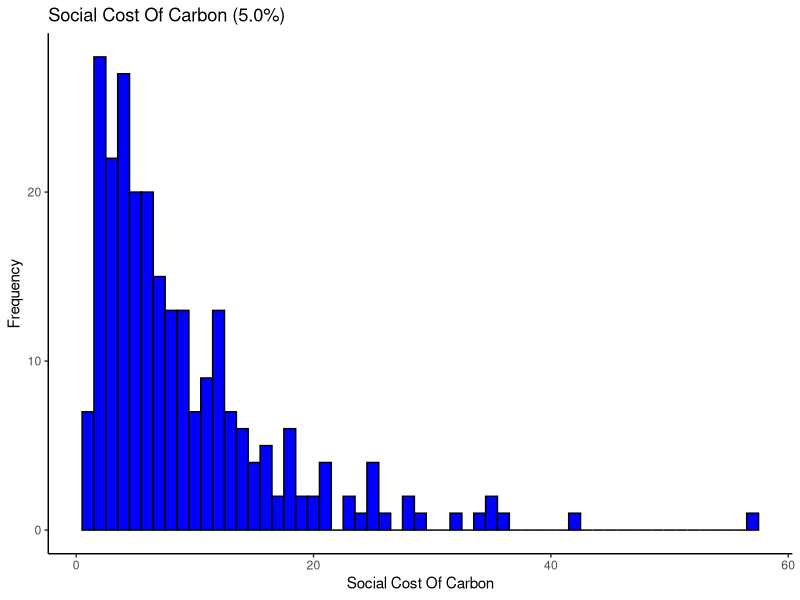
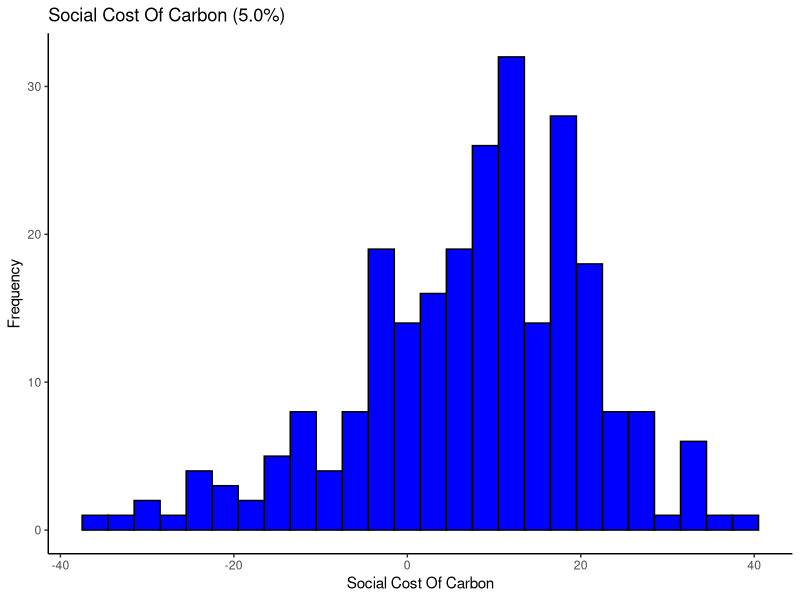

Here is the R script that generated these plots, in order: (Note: this script raises an error after producing the figures.)
## ---- chunk 1
knitr::opts_chunk$set(echo = TRUE)
## ---- chunk 2
library(tidyverse)
## ---- chunk 3
############################ START OF IAM FUNCTION ############################ 


    toy_IAM_SCC<-function(p_damage, p_climSens, p_discount) {


 
      
      
#######  Part 0a: Fixed Model parameters ###### 
    p_numSCC<-c(2)
    p_years<-c(291)

    # Fixed Economic parameters (LEAVE THIS ALONE FOR NOW)
    p_abatePct<-matrix(0,p_years) # zero abatement   
    p_abate<-c(.03)
    p_emInt_g<-c(-.005) # default at -.005
    p_enInt_g<-c(-.01) # default at -.01
    p_pop_g<-c(0.01) # default at .01   
    p_capShare<-c(.3) #default at .3
    p_capDep<-c(.1) #default at .1
    p_saving<-c(.22) #default at .22
    p_TFP_g<-c(.005)  #defult .005
    p_abateE<-c(2) #default 2
    
    # Fixed climate parameters (LEAVE THIS ALONE FOR NOW)
    p_carDecay<-400 #default 400
    p_climDelay<-c(.015) #default .015



###### Part 0b: Initial conditions (in 2010) ###### 
    

    # Economic
    ic_pop<-c(6900) # in millions
    ic_enInt<-c(5.98) # in EJ/$trill
    ic_emInt<-c(68.27) # in Mt CO2 /EJ            
    ic_K<-c(139.65) # $trill   
    ic_TFP<-c(.03)

    # Climate
    ic_preCO2<-c(275) # ppm
    ic_nowCO2<-c(380) # ppm
    ic_T<-c(0.8) # degree C above preindustrial


   # creating empty matrix
    year<-matrix(0,p_years,p_numSCC)    
    pop<-matrix(0, p_years,p_numSCC)
    enInt<-matrix(0, p_years,p_numSCC)
    emInt<-matrix(0, p_years,p_numSCC)    
    TFP<-matrix(0, p_years,p_numSCC)
    Y_gross<-matrix(0, p_years,p_numSCC)
    Y_netAbate<-matrix(0, p_years,p_numSCC)
    K<-matrix(0, p_years,p_numSCC)
    gdppc<-matrix(0, p_years,p_numSCC)
    CO2ppm<-matrix(0, p_years,p_numSCC)
    em_MtCO2<-matrix(0,p_years,p_numSCC)
    em_ppm<-matrix(0,p_years,p_numSCC)
    damageCost<-matrix(0,p_years,p_numSCC)
    Y_net<-matrix(0,p_years,p_numSCC)
    C<-matrix(0,p_years,p_numSCC)
    C_pc<-matrix(0,p_years,p_numSCC)
    Teq<-matrix(0,p_years,p_numSCC)
    T<-matrix(0,p_years,p_numSCC)
    em_SCC<-matrix(0,p_years, p_numSCC)
    abateCost<-matrix(0,p_years,p_numSCC)
    abateShare<-matrix(0,p_years,p_numSCC)
    climateShare<-matrix(0,p_years,p_numSCC)
    SCC<-matrix(0, p_numSCC)
    utility<-matrix(0,p_years,p_numSCC)
    welfare<-matrix(0,p_numSCC)
 
    
# looping over for SCC 
for (c in 1:p_numSCC) {

    # adding marginal emissions
    
    em_SCC[2,c]<-(c-1)/1e6
 
  
    ############################ Part 1a: economic model ################################## 
    ####### Part 1a: Getting exogenous changes in population, energy intensity, emissions intensity, TFP####### 

    # initializing for first period
    year[1,c]<-2010
    pop[1,c]<-ic_pop
    enInt[1,c]<-ic_enInt    
    emInt[1,c]<-ic_emInt
    TFP[1,c]<-ic_TFP

    # looping over future periods
    for (j in 2:p_years) {
      year[j,c]<-year[j-1,c]+1
      pop[j,c]=pop[j-1,c]*(1+p_pop_g)
      enInt[j,c]=enInt[j-1,c]*(1+p_enInt_g)
      emInt[j,c]=emInt[j-1,c]*(1+p_emInt_g)
      TFP[j,c]=TFP[j-1,c]*(1+p_TFP_g)
    }


    ######## Part 1b: Getting gross output, capital, emissions ############## 

    # initializing for first period
    #Part 1: Economic model w/o climate damages
    K[1,c]<-ic_K
    Y_gross[1,c]<-TFP[1,c]*K[1,c]^p_capShare*pop[1,c]^(1-p_capShare)
    abateShare[1,c]<-p_abate*p_abatePct[1]^p_abateE
    abateCost[1,c]<-abateShare[1,c]*Y_gross[1,c]
    Y_netAbate[1,c]=Y_gross[1,c]-abateCost[1,c]

    
    #Part 2: climate model
    #CO2 concentration
    CO2ppm[1,c]<-ic_nowCO2                      
    T[1,c]=ic_T

    #Part 3: Economic model with climate damages
    #climate damages
    climateShare[j,c]<-(p_damage*T[1,c]^2)/(1+p_damage*T[1,c]^2) # damage function
    damageCost[1,c]<-Y_gross[1,c]*climateShare[j,c]
    Y_net[1,c]<-Y_gross[1,c]-abateCost[1,c]-damageCost[1,c] # net of abate cost and damages output          
    C[1,c]<-Y_net[1,c]-p_saving*Y_net[1,c]
    C_pc[1,c]<-(C[1,c]/pop[1,c])*1000      
    K[1+1,c]<-(1-p_capDep)*K[1,c]+p_saving*Y_net[1,c]


    # looping over the rest of the years
    for (j in 2:p_years) {
      
      #Part 1: Economic model w/o climate damages
      
      #Economic output 
      #K[j,c]<-(1-p_capDep)*K[j-1,c]+p_saving*Y_gross[j-1,c]  
      
      
      K[j,c]<-(1-p_capDep)*K[j-1,c]+p_saving*Y_net[j-1,c]  
      Y_gross[j,c]<-TFP[j,c]*K[j,c]^p_capShare*pop[j,c]^(1-p_capShare)
      abateShare[j,c]<-p_abate*p_abatePct[j]^p_abateE
      abateCost[j,c]<-abateShare[j,c]*Y_gross[j,c]
      Y_netAbate[j,c]=Y_gross[j,c]-abateCost[j,c] 
      gdppc[j,c]=Y_netAbate[j,c]/pop[j,c]

      #emissions
      em_MtCO2[j,c]<-(pop[j,c]*gdppc[j,c]*enInt[j,c]*emInt[j,c])*(1-p_abatePct[j]) + em_SCC[j,c]
      em_ppm[j,c]<-em_MtCO2[j,c]/7810
      
      #Part 2: climate model
      
      #CO2 concentration
      CO2ppm[j,c]<-CO2ppm[j-1,c]+0.5*((em_ppm[j,c])- (CO2ppm[j-1,c]-(ic_preCO2))/(p_carDecay))                             
    
      #Radiative forcing
      rad_CO2_Wpm2<-5.35*log(CO2ppm[j,c]/ic_preCO2)

      # Converting to temperature  
      Teq[j,c]<-rad_CO2_Wpm2*(p_climSens/(5.3*log(2)))
      T[j,c]=T[j-1,c]+p_climDelay*(Teq[j,c]-T[j-1,c])

      #Part 3: Economic model with climate damages
      #climate damages
      climateShare[j,c]<-(p_damage*T[j,c]^2)/(1+p_damage*T[j,c]^2) # damage function
      damageCost[j,c]<-climateShare[j,c]*Y_gross[j,c]
      Y_net[j,c]<-Y_gross[j,c]-abateCost[j,c]-damageCost[j,c] # output net of damages          
      C[j,c]<-Y_net[j,c]-p_saving*Y_net[j,c] # consumption 
      C_pc[j,c]<-(C[j,c]/pop[j,c])*1000      
    }
 } 
 
 
###################### Part 3: calculating SCC ###################### 

#setup discount rate
disFactor<-matrix(1,p_years,1)

for(j in 2:p_years) {
    disFactor[j]<-1/(1+p_discount)^j
}

disMarDamage<-matrix(0,p_years, p_numSCC-1)

for (c in 1:p_numSCC-1) {
   disMarDamage[,c]=(damageCost[,c+1]-damageCost[,1])*1e12* disFactor[,1]
  SCC[c]=sum(disMarDamage[,c])
}
 
return(c(SCC[1,1]))
    }




############################ END OF FUNCTION ############################
## ---- chunk 4

#wrapper

p_damage = 0.009
p_climSens = 2.9
p_discount1.5 = 0.05
p_discount3.0 = 0.03
p_discount5.0 = 0.05
n = 250


p_damage_output = matrix(0,n, 1)
p_climSens_output = matrix(0,n, 1)
discount1.5_output = matrix(0,n, 1)
discount3_output = matrix(0,n, 1)
discount5_output = matrix(0,n, 1)

output = toy_IAM_SCC(p_damage, p_climSens, p_discount1.5)
output_vector = matrix(0, 250, 1)

## ---- chunk 5
output_1.5 = for(i in 1:250){
  p_climSens_output[i] = rlnorm(1, meanlog=0.95, sdlog=0.53)
  
  discount1.5_output[i] = toy_IAM_SCC(p_damage, p_climSens_output[i], 0.05)
  
}
#changed the discount rate issues with the code

mean(discount1.5_output) # = 312.3321
median(discount1.5_output) # = 283.8286
sd(discount1.5_output) # = 198.4625

#1.5%


## ---- chunk 6
 #mean = 35.75
 #median = 26.80
 #sd = 29.47
## ---- chunk 7
#mean = 10.0039
#median = 6.92559
#sd = 9.729807


## ---- chunk 8
discount = data.frame(discount1.5_output)

discount_plot = ggplot(data=discount) + 
  geom_histogram(aes(x = discount1.5_output), binwidth =1, color = "black", fill = "blue") + labs(x = "Social Cost Of Carbon", y = "Frequency", title = "Social Cost Of Carbon (5.0%)") + theme_classic()

discount_plot
## ---- chunk 9
for(i in 1:250){
  p_damage_output[i] = rnorm(1, mean=0.009, sd=0.015)
  
  discount1.5_output[i] = toy_IAM_SCC(p_damage_output[i], p_climSens, 0.05)
  
}
#1.5%
mean(discount1.5_output) # = 93.73911
median(discount1.5_output) # = 346.49
sd(discount1.5_output) # = 1003.298
## ---- chunk 10
#mean = 26.71
#median = 46.86
#sd = 97.64
## ---- chunk 11
#mean = 8.45
#median = 10.58
#sd = 14.22
## ---- chunk 12

discount_d = data.frame(discount1.5_output)

discountd_plot = ggplot(data=discount_d) + 
  geom_histogram(aes(x = discount1.5_output), binwidth=3, color = "black", fill = "blue") + labs(x = "Social Cost Of Carbon", y = "Frequency", title = "Social Cost Of Carbon (5.0%)") + theme_classic()

discountd_plot
## ---- chunk 13
############################ START OF IAM FUNCTION ############################ 


    toy_IAM_optimal<-function(p_abatePct, p_abate, p_damage, p_climSens, p_discount) {

  # expanding to 291 years      
  p_abatePct<-c(rep(p_abatePct[1], times=10),  rep(p_abatePct[2], times=10),  rep(p_abatePct[3], times=10),  rep(p_abatePct[4], times=10),  
               rep(p_abatePct[5], times=10),  rep(p_abatePct[6], times=10),  rep(p_abatePct[7], times=10),  rep(p_abatePct[8], times=10),  
               rep(p_abatePct[9], times=10),  rep(p_abatePct[10], times=201))      
      
      
#######  Part 0a: Fixed Model parameters ###### 

  p_numSCC<-c(2)
  p_years<-c(291)

    # Fixed Economic parameters (LEAVE THIS ALONE FOR NOW)
    p_emInt_g<-c(-.005) # default at -.005
    p_enInt_g<-c(-.01) # default at -.01
    p_pop_g<-c(0.01) # default at .01   
    p_capShare<-c(.3) #default at .3
    p_capDep<-c(.1) #default at .1
    p_saving<-c(.22) #default at .22
    p_TFP_g<-c(.005)  #defult .005
    p_abateE<-c(2.8) #default 2
    
    # Fixed climate parameters (LEAVE THIS ALONE FOR NOW)
    p_carDecay<-400 #default 400
    p_climDelay<-c(.015) #default .015



###### Part 0b: Initial conditions (in 2010) ###### 
    

    # Economic
    ic_pop<-c(6900) # in millions
    ic_enInt<-c(5.98) # in EJ/$trill
    ic_emInt<-c(68.27) # in Mt CO2 /EJ            
    ic_K<-c(139.65) # $trill   
    ic_TFP<-c(.03)

    # Climate
    ic_preCO2<-c(275) # ppm
    ic_nowCO2<-c(380) # ppm
    ic_T<-c(0.8) # degree C above preindustrial


   # creating empty matrix
    year<-matrix(0,p_years,p_numSCC)    
    pop<-matrix(0, p_years,p_numSCC)
    enInt<-matrix(0, p_years,p_numSCC)
    emInt<-matrix(0, p_years,p_numSCC)    
    TFP<-matrix(0, p_years,p_numSCC)
    Y_gross<-matrix(0, p_years,p_numSCC)
    Y_netAbate<-matrix(0, p_years,p_numSCC)
    K<-matrix(0, p_years,p_numSCC)
    gdppc<-matrix(0, p_years,p_numSCC)
    CO2ppm<-matrix(0, p_years,p_numSCC)
    em_MtCO2<-matrix(0,p_years,p_numSCC)
    em_ppm<-matrix(0,p_years,p_numSCC)
    damageCost<-matrix(0,p_years,p_numSCC)
    Y_net<-matrix(0,p_years,p_numSCC)
    C<-matrix(0,p_years,p_numSCC)
    C_pc<-matrix(0,p_years,p_numSCC)
    Teq<-matrix(0,p_years,p_numSCC)
    T<-matrix(0,p_years,p_numSCC)
    em_SCC<-matrix(0,p_years, p_numSCC)
    abateCost<-matrix(0,p_years,p_numSCC)
    abateShare<-matrix(0,p_years,p_numSCC)
    climateShare<-matrix(0,p_years,p_numSCC)
    SCC<-matrix(0, p_numSCC)
    utility<-matrix(0,p_years,p_numSCC)
    welfare<-matrix(0,p_numSCC)
 
    
# looping over for SCC 
for (c in 1:p_numSCC) {

    # adding marginal emissions
    
    em_SCC[2,c]<-(c-1)/1e6

    ############################ Part 1a: economic model ################################## 
    ####### Part 1a: Getting exogenous changes in population, energy intensity, emissions intensity, TFP####### 

    # initializing for first period
    year[1,c]<-2010
    pop[1,c]<-ic_pop
    enInt[1,c]<-ic_enInt    
    emInt[1,c]<-ic_emInt
    TFP[1,c]<-ic_TFP

    # looping over future periods
    for (j in 2:p_years) {
      year[j,c]<-year[j-1,c]+1
      pop[j,c]=pop[j-1,c]*(1+p_pop_g)
      enInt[j,c]=enInt[j-1,c]*(1+p_enInt_g)
      emInt[j,c]=emInt[j-1,c]*(1+p_emInt_g)
      TFP[j,c]=TFP[j-1,c]*(1+p_TFP_g)
    }


    ######## Part 1b: Getting gross output, capital, emissions ############## 

    # initializing for first period
    #Part 1: Economic model w/o climate damages
    K[1,c]<-ic_K
    Y_gross[1,c]<-TFP[1,c]*K[1,c]^p_capShare*pop[1,c]^(1-p_capShare)
    abateShare[1,c]<-p_abate*p_abatePct[1]^p_abateE
    abateCost[1,c]<-abateShare[1,c]*Y_gross[1,c]
    Y_netAbate[1,c]=Y_gross[1,c]-abateCost[1,c]

    
    #Part 2: climate model
    #CO2 concentration
    CO2ppm[1,c]<-ic_nowCO2                      
    T[1,c]=ic_T

    #Part 3: Economic model with climate damages
    #climate damages
    climateShare[j,c]<-(p_damage*T[1,c]^2)/(1+p_damage*T[1,c]^2) # damage function
    damageCost[1,c]<-Y_gross[1,c]*climateShare[j,c]
    Y_net[1,c]<-Y_gross[1,c]-abateCost[1,c]-damageCost[1,c] # net of abate cost and damages output          
    C[1,c]<-Y_net[1,c]-p_saving*Y_net[1,c]
    C_pc[1,c]<-(C[1,c]/pop[1,c])*1000      
    K[1+1,c]<-(1-p_capDep)*K[1,c]+p_saving*Y_net[1,c]


    # looping over the rest of the years
    for (j in 2:p_years) {
      
      #Part 1: Economic model w/o climate damages
      
      #Economic output 
      #K[j,c]<-(1-p_capDep)*K[j-1,c]+p_saving*Y_gross[j-1,c]  
      
      
      K[j,c]<-(1-p_capDep)*K[j-1,c]+p_saving*Y_net[j-1,c]  
      Y_gross[j,c]<-TFP[j,c]*K[j,c]^p_capShare*pop[j,c]^(1-p_capShare)
      abateShare[j,c]<-p_abate*p_abatePct[j]^p_abateE
      abateCost[j,c]<-abateShare[j,c]*Y_gross[j,c]
      Y_netAbate[j,c]=Y_gross[j,c]-abateCost[j,c] 
      gdppc[j,c]=Y_netAbate[j,c]/pop[j,c]

      #emissions
      em_MtCO2[j,c]<-(pop[j,c]*gdppc[j,c]*enInt[j,c]*emInt[j,c])*(1-p_abatePct[j]) + em_SCC[j,c]
      em_ppm[j,c]<-em_MtCO2[j,c]/7810
      
      #Part 2: climate model
      
      #CO2 concentration
      CO2ppm[j,c]<-CO2ppm[j-1,c]+0.5*((em_ppm[j,c])- (CO2ppm[j-1,c]-(ic_preCO2))/(p_carDecay))                             
    
      #Radiative forcing
      rad_CO2_Wpm2<-5.35*log(CO2ppm[j,c]/ic_preCO2)

      # Converting to temperature  
      Teq[j,c]<-rad_CO2_Wpm2*(p_climSens/(5.3*log(2)))
      T[j,c]=T[j-1,c]+p_climDelay*(Teq[j,c]-T[j-1,c])

      #Part 3: Economic model with climate damages
      #climate damages
      climateShare[j,c]<-(p_damage*T[j,c]^2)/(1+p_damage*T[j,c]^2) # damage function
      damageCost[j,c]<-climateShare[j,c]*Y_gross[j,c]
      Y_net[j,c]<-Y_gross[j,c]-abateCost[j,c]-damageCost[j,c] # output net of damages          
      C[j,c]<-Y_net[j,c]-p_saving*Y_net[j,c] # consumption 
      C_pc[j,c]<-(C[j,c]/pop[j,c])*1000      
    }
 } 
 
 
###################### Part 3: calculating SCC ###################### 

#setup discount rate
disFactor<-matrix(1,p_years,1)

for(j in 2:p_years) {
    disFactor[j]<-1/(1+p_discount)^j
}

#disMarConsumption<-matrix(0,p_years, p_numSCC-1)


disMarDamage<-matrix(0,p_years, p_numSCC-1)

for (c in 1:p_numSCC-1) {
   disMarDamage[,c]=(damageCost[,c+1]-damageCost[,1])*1e12* disFactor[,1]
#    disMarConsumption[,c]=(C[,c+1]-C[,1])*1e12* disFactor[,1]
  
SCC[c]=sum(disMarDamage[,c])
#  SCC[c]=sum(disMarConsumption)
}
 

###################### Part 4: Calculating welfare ###################### 

for (c in 1:p_numSCC-1) {
    utility[,c]<-log(C_pc[,c])*disFactor[,1]* pop[,c]
    welfare[c]<-sum(utility[,c])
}
welfare<-welfare[1]

return(em_MtCO2)

}



############################ END OF FUNCTION ############################ 
## ---- chunk 14
p_climSens = 2.9
p_damage = 0.009
p_abate = 0.03
p_discount = 0.03

p_abatePct<-matrix(0,10)
toy_IAM_optimal(p_abatePct = p_abatePct, p_abate = 0.03, p_damage = 0.009, p_climSens =  2.9, p_discount = 0.03)
#777456.3
toy_IAM_optimal(p_abatePct = p_abatePct, p_abate = 0.03, p_damage = 0.009, p_climSens =  2.9, p_discount = 0.015)
#2792685
toy_IAM_optimal(p_abatePct = p_abatePct, p_abate = 0.03, p_damage = 0.009, p_climSens =  2.9, p_discount = 0.05)

# welfare decreases as discount increases


# optimization

p_abatePct = matrix(0,10)
opt_welfare_BAU = optim(p_abatePct, toy_IAM_optimal,
                    method = "L-BFGS", lower = rep(0,10), upper = rep(1,10),
                    control=list(fnscale=-1, maxit=500),
                    p_abate=.1, p_damage=p_damage,
                    p_climSens=p_climSens, p_discount=0.03)
opt_welfare_BAU

opt_welfare_0.03 = optim(p_abatePct, toy_IAM_optimal,
                    method = "L-BFGS", lower = rep(0,10), upper = rep(1,10),
                    control=list(fnscale=-1, maxit=500),
                    p_abate=0.03, p_damage=p_damage,
                    p_climSens=p_climSens, p_discount=0.03)

opt_welfare_0.03

opt_welfare_0.01 = optim(p_abatePct, toy_IAM_optimal,
                    method = "L-BFGS", lower = rep(0,10), upper = rep(1,10),
                    control=list(fnscale=-1, maxit=500),
                    p_abate=0.01, p_damage=p_damage,
                    p_climSens=p_climSens, p_discount=0.03)

opt_welfare_0.01

opt_welfare_0.1 = optim(p_abatePct, toy_IAM_optimal,
                    method = "L-BFGS", lower = rep(0,10), upper = rep(1,10),
                    control=list(fnscale=-1, maxit=500),
                    p_abate=0.1, p_damage=p_damage,
                    p_climSens=p_climSens, p_discount=0.3)

opt_welfare_0.1

BAUwelfare = data.frame(opt_welfare_BAU$par)

df2 = data.frame(1:10)

welfareBAU = cbind(df2, BAUwelfare) %>% 
  rename("decade" = 'X1.10', "welfare" = 'opt_welfare_BAU.par')

welfareBAU_plot = ggplot(data = welfareBAU) + 
  geom_point(aes(x = decade, y = welfare)) +
  theme_classic()

welfareBAU_plot

welfare01 = data.frame(opt_welfare_0.01$par)

welfare01_2 = cbind(df2, welfare01) %>% 
  rename("decade" = 'X1.10', "welfare" = 'opt_welfare_0.01.par')

welfare01_plot = ggplot(data = welfare01_2) + 
  geom_point(aes(x = decade, y = welfare)) +
  theme_classic()

welfare01_plot

welfare1 = data.frame(opt_welfare_0.1$par)

welfare1_2 = cbind(df2, welfare1) %>% 
  rename("decade" = 'X1.10', "welfare" = 'opt_welfare_0.1.par')

welfare1_plot = ggplot(data = welfare01_2) + 
  geom_point(aes(x = decade, y = welfare)) +
  theme_classic()

welfare1_plot

plot_emissons = data.frame(year = 1:582, em_level = toy_IAM_optimal(opt_welfare_BAU$par, p_abate = 0.03, p_damage = p_damage, p_climSens = p_climSens, p_discount = p_discount)) %>% 
  filter(year < 100) %>% 
  filter(year > 1)

ggplot(data = plot_emissons) + 
  geom_line(aes(x = year, y = em_level), color = "blue") +
  labs(x = "year", y = "Emissions Level", title = "The Optimal Emissions Level") + theme_classic()
## ---- chunk 15
plot8000 <- toy_IAM_optimal(opt_welfare_BAU$par,
                    p_abate = 0.03,
                    p_damage = 0.009,
                    p_climSens = 2.9,
                    p_discount = 0.03)


data8000 <- data.frame(1:291, plot8000) %>%
  rename("year" = "X1.291", "emissions" = "X1") %>%
  filter(year!=1)


emissions_plot <- ggplot() +
  geom_line(data = data8000, aes(x = year, y = emissions), color = "blue")+
  theme_classic()+
  ylab(expression ("Emissions In Metric Tons")) +
  xlab("Time In Years")

emissions_plot
## ---- chunk 16
((781965-777456)/777456)*100

((779196 - 777456)/777456 ) * 100

((778421 - 777456)/777456 ) * 100
